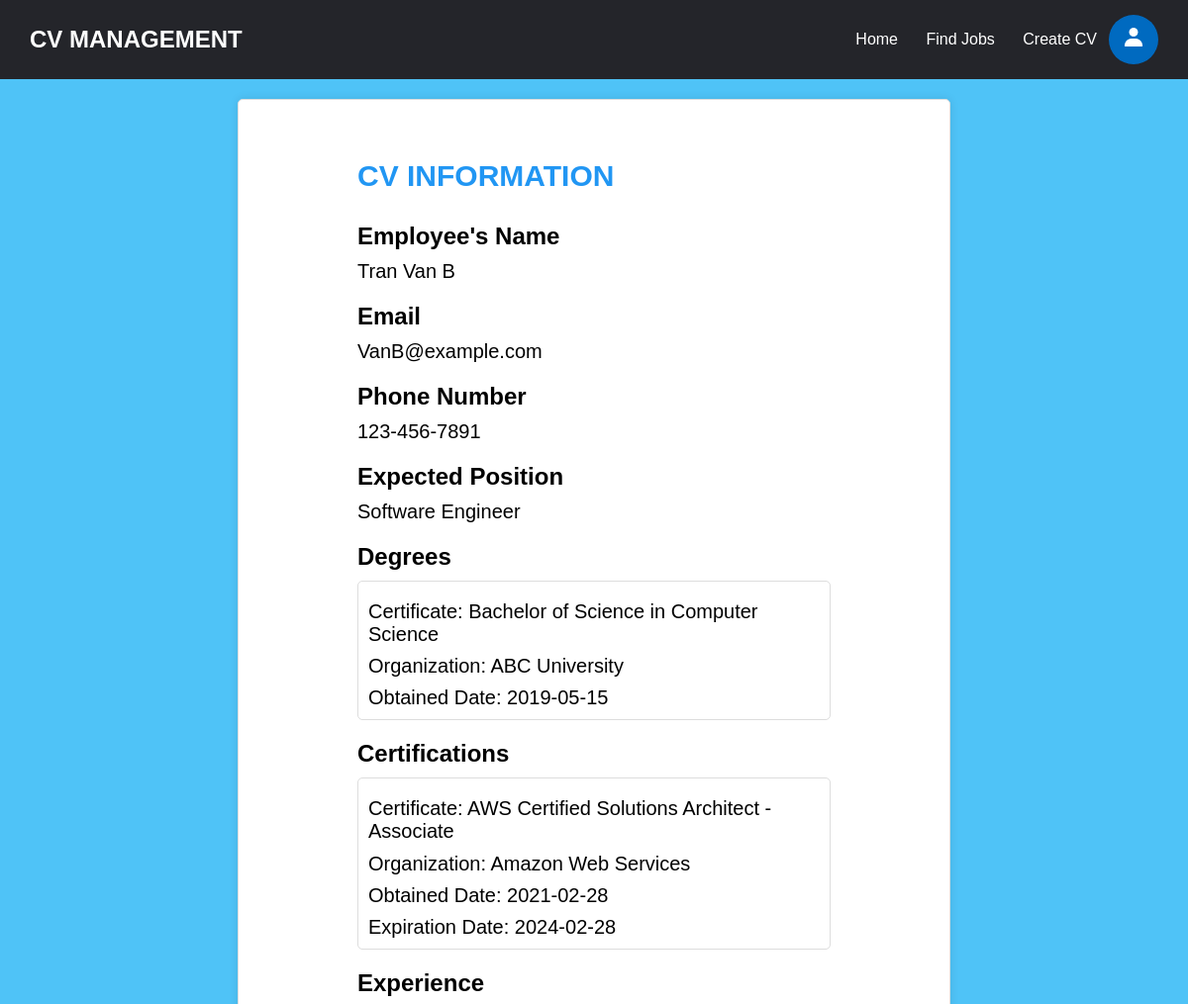
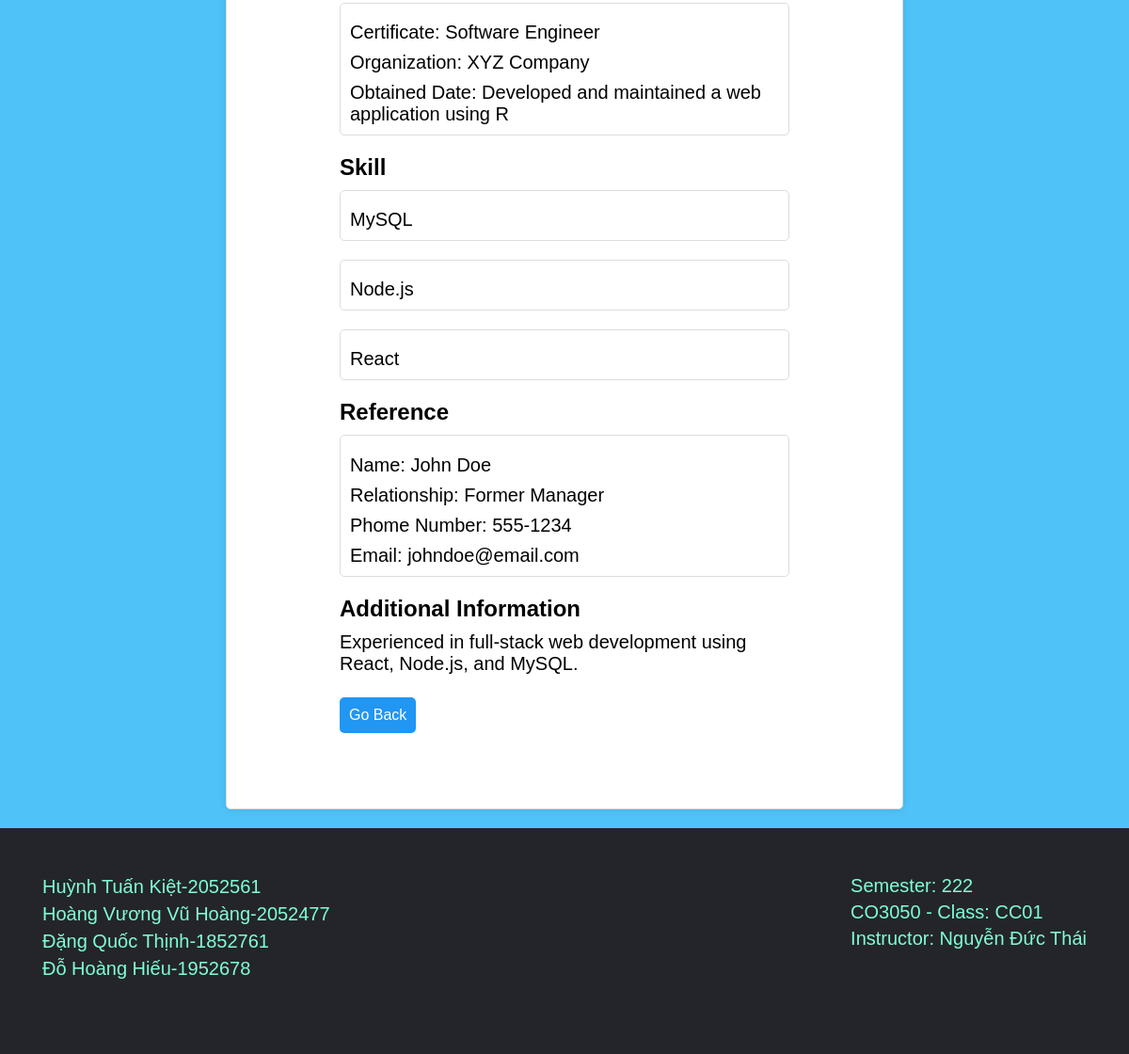
/pages/cv.php?id=1, run on the app's committed database (2 pictures, top to bottom).
### tables this page shows
CREATE TABLE IF NOT EXISTS EMPLOYEE (
  id VARCHAR(6),
  name VARCHAR(50) NOT NULL,
  email VARCHAR(100) NOT NULL,
  password VARCHAR(255) NOT NULL,
  phonenumber VARCHAR(20) NOT NULL,
  PRIMARY KEY (id, email)
);

CREATE TABLE IF NOT EXISTS CV (
  id INT AUTO_INCREMENT PRIMARY KEY NOT NULL,
  employee_id VARCHAR(6),
  position VARCHAR(100),
  additional_information TEXT,
  FOREIGN KEY (employee_id) REFERENCES EMPLOYEE(id) ON DELETE CASCADE
);

CREATE TABLE IF NOT EXISTS CV_DEGREES (
  cv_id INT,
  degree_name VARCHAR(50),
  school_name VARCHAR(50),
  date_obtained DATE,
  PRIMARY KEY (cv_id, degree_name),
  FOREIGN KEY (cv_id) REFERENCES CV(id) ON DELETE CASCADE
);

CREATE TABLE IF NOT EXISTS CV_CERTIFICATES (
  id INT AUTO_INCREMENT PRIMARY KEY NOT NULL,
  cv_id INT,
  certificate_name VARCHAR(50),
  issuing_organization VARCHAR(50),
  date_obtained DATE,
  expiration_date DATE,
  FOREIGN KEY (cv_id) REFERENCES CV(id) ON DELETE CASCADE
);

CREATE TABLE IF NOT EXISTS CV_EXPERIENCES (
  cv_id INT,
  experience_id INT AUTO_INCREMENT PRIMARY KEY NOT NULL,
  job_title VARCHAR(50),
  company_name VARCHAR(50),
  description VARCHAR(50),
  FOREIGN KEY (cv_id) REFERENCES CV(id) ON DELETE CASCADE
);

CREATE TABLE IF NOT EXISTS CV_SKILLS(
  cv_id INT,
  skills_name VARCHAR(50),
  PRIMARY KEY (cv_id, skills_name),
  FOREIGN KEY (cv_id) REFERENCES CV(id) ON DELETE CASCADE
);

CREATE TABLE IF NOT EXISTS CV_REFERENCES (
  id INT PRIMARY KEY NOT NULL AUTO_INCREMENT,
  cv_id INT,
  name VARCHAR(20),
  relationship VARCHAR(20),
  phone_number VARCHAR(20),
  email VARCHAR(20),
  FOREIGN KEY (cv_id) REFERENCES CV(id) ON DELETE CASCADE
);

### pages/cv.php (the view, shortened to what this page needs)
<!DOCTYPE html>
<html lang="en">
<head>
  <link rel="stylesheet" href="./pages/styles.css">
</head>
<?php
    if ($_SESSION['login'] == 1){
?>
<header>
    <div class = "logo" >CV MANAGEMENT</div>
    <ul class = "nav" id="list">
        <li>
            <a href="./index.php?page=home" title = "CVMangement home page">Home</a>
        </li>
        <li>
            <a href="./index.php?page=candidate_search" title = "CVMangement candidate search">Candidate Search</a>
        </li>
        <li>
            <a href="./index.php?page=create_job" title = "CVMangement create job">Post A Job</a>
        </li>
    </ul>
    <button onclick="myFunction()"><img/></button>
    <ul class = "nav" id="profile">
        <li>
            <a href="./index.php?page=profile">Profile</a>
        </li>
        <li>
            <a href="./index.php?page=logout">Log out</a>
        </li>
    </ul>
</header>
<?php
    }
    else if ($_SESSION['login'] == 0){
?>
<header>
    <div class = "logo">CV MANAGEMENT</div>
    <ul class = "nav" id="list">
        <li>
            <a href="./index.php?page=home" title = "CVMangement home page">Home</a>
        </li>
        <li>
            <a href = "./index.php?page=find_jobs" title = "CVMangement find jobs page">Find Jobs</a>
        </li>
        <li>
            <a href="./index.php?page=create_cv" title = "CVMangement CV page">Create CV</a>
        </li>
    </ul>
    <button onclick="myFunction()"><img/></button>
</header>
<?php
    }
?>
<body>
  <form style="padding: 5% 10%;">
    <h1 id="profile-type" >CV Information</h1>
    <h2>Employee's Name</h2>
    <?php
        $servername = "localhost";
        $db_username = "root";
        $db_password = "";
        $dbname = "CVManagement";
        $conn =  mysqli_connect($servername,$db_username,$db_password,$dbname);
        $sql = "SELECT * FROM CV WHERE ID = {$_GET['id']}";
        $result = mysqli_query($conn, $sql);
        $cv = mysqli_fetch_assoc($result);
        $sql = "SELECT * FROM employee WHERE ID = '{$cv['employee_id']}'";
        $result = mysqli_query($conn, $sql);
        $employee = mysqli_fetch_assoc($result);
        echo "<p>${employee['name']}</p>";
        echo "<h2>Email</h2>";
        echo "<p>${employee['email']}</p>";
        echo "<h2>Phone Number</h2>";
        echo "<p>${employee['phonenumber']}</p>";
        echo "<h2>Expected Position</h2>";
        echo "<p>${cv['position']}</p>";
        echo "<h2>Degrees</h2>";
        $sql = "SELECT * FROM cv_degrees WHERE cv_id = '{$cv['id']}'";
        $result = mysqli_query($conn, $sql);
        while($row = mysqli_fetch_assoc($result)){
            echo "<div class=\"degree\">
                <p>Certificate: ${row['degree_name']}</p>
                <p>Organization: ${row['school_name']}</p>
                <p>Obtained Date: ${row['date_obtained']}</p>
            </div>";
        }
        $sql = "SELECT * FROM cv_certificates WHERE cv_id = '{$cv['id']}'";
        $result = mysqli_query($conn, $sql);
        echo "<h2>Certifications</h2>";
        while($row = mysqli_fetch_assoc($result)){
            echo "<div class=\"degree\">
                <p>Certificate: ${row['certificate_name']}</p>
                <p>Organization: ${row['issuing_organization']}</p>
                <p>Obtained Date: ${row['date_obtained']}</p>
                <p>Expiration Date: ${row['expiration_date']}</p>
            </div>";
        }
        $sql = "SELECT * FROM cv_experiences WHERE cv_id = '{$cv['id']}'";
        $result = mysqli_query($conn, $sql);
        echo "<h2>Experience</h2>";
        while($row = mysqli_fetch_assoc($result)){
            echo "<div class=\"degree\">
                <p>Certificate: ${row['job_title']}</p>
                <p>Organization: ${row['company_name']}</p>
                <p>Obtained Date: ${row['description']}</p>
            </div>";
        }
        $sql = "SELECT * FROM cv_skills WHERE cv_id = '{$cv['id']}'";
        $result = mysqli_query($conn, $sql);
        echo "<h2>Skill</h2>";
        while($row = mysqli_fetch_assoc($result)){
            echo "<div class=\"degree\">
                <p>${row['skills_name']}</p>
            </div>";
        }
        $sql = "SELECT * FROM cv_references WHERE cv_id = '{$cv['id']}'";
        $result = mysqli_query($conn, $sql);
        echo "<h2>Reference</h2>";
        while($row = mysqli_fetch_assoc($result)){
            echo "<div class=\"degree\">
                <p>Name: ${row['name']}</p>
                <p>Relationship: ${row['relationship']}</p>
                <p>Phome Number: ${row['phone_number']}</p>
                <p>Email: ${row['email']}</p>
            </div>";
        }
        echo "<h2>Additional Information</h2>";
        echo "<p>${cv['additional_information']}</p>";
    ?>
    <div style="margin-top:5%;">
        <button type="button" onclick="back()" >Go Back</button>
    </div>
</form>
</body>
<footer>
    <div class ="mssv">
        <div class ="name" style="margin-right: auto;">
            <p> Huỳnh Tuấn Kiệt-2052561</p>
            <p> Hoàng Vương Vũ Hoàng-2052477 </p>
            <p> Đặng Quốc Thịnh-1852761 </p>
            <p> Đỗ Hoàng Hiếu-1952678</p>
        </div>
        <div class ="lop">
            <p> Semester: 222 </p>
            <p> CO3050 - Class: CC01 </p>
            <p> Instructor: Nguyễn Đức Thái </p>
        </div>
    </div>
</footer>
</html>

### pages/styles.css (style rules this page uses)
* { margin: 0; padding: 0; box-sizing: border-box; }
body { overflow-x: hidden; min-height: 50vh; }
header { position: relative; left: 0px; top: 0px; width: 100vw; height: 10vh; background-color: #24252A; display: flex; align-items: center; padding: 0 2.5vw; box-sizing: border-box; justify-content: flex-end; }
footer { position: relative; width: 100vw; height: 30vh; background-color: #24252A; align-items: center; padding: 20px; justify-content: center; color: aquamarine; font-size: 24px; }
footer .mssv { padding: 25px; display: flex; font-size: 100%; justify-content:right; flex-direction: row; }
header .logo { color: white; font-size: 24px; font-weight: bold; text-align: center; font-family: 'Montserrat', sans-serif; margin-right: auto; }
li, a, button { font-family: 'Montserrat', sans-serif; color: white; text-decoration: none; font-weight: 400; font-size: 16px; border: none; outline: none; }
.nav { list-style: none; white-space: nowrap; overflow-x: auto; }
.nav li { display: inline-block; padding: 0 1vw; }
.nav li a { transition: all 0.3s ease 0s; }
header button { cursor: pointer; width: 50px; height: 50px; background-color: #006ac0; border-radius: 50%; transition: all 0.3s ease 0s; }
#profile-type { font-size: 50px; text-transform: uppercase; margin-bottom: 10px; font-weight: bold; color: #2196F3; }

### pages/cv.php (style rules this page uses)
body { background-color: #4FC3F7; font-family: Arial, sans-serif; }
form { width: 60%; margin: 20px auto; padding: 20px; background-color: #fff; border: 1px solid #ddd; border-radius: 5px; box-shadow: 0px 0px 10px rgba(0, 0, 0, 0.1); }
h2 { margin-top: 20px; margin-bottom: 10px; }
button[type="button"] { display: block; padding: 10px; margin-bottom: 20px; background-color: #2196F3; color: #fff; border: none; border-radius: 5px; cursor: pointer; font-size: 16px; }
.degree, .certificate, .experience, .work, .reference { margin-bottom: 20px; border: 1px solid #ddd; padding: 10px; border-radius: 5px; }
p { margin-top: 2%; font-size: 20px; }
#profile-type { margin-bottom: 30px; font-size: 2.5vw; }

### data on the page
employee: name "Tran Van B", email "VanB@example.com", phonenumber "123-456-7891"
cv: position "Software Engineer", additional_information "Experienced in full-stack web development using React, Node.js, and MySQL."
cv_degrees: degree_name "Bachelor of Science in Computer Science", school_name "ABC University", date_obtained "2019-05-15"
cv_certificates: certificate_name "AWS Certified Solutions Architect - Associate", issuing_organization "Amazon Web Services", date_obtained "2021-02-28", expiration_date "2024-02-28"
cv_experiences: job_title "Software Engineer", company_name "XYZ Company", description "Developed and maintained a web application using R"
cv_skills: skills_name "MySQL"
cv_skills: skills_name "Node.js"
cv_skills: skills_name "React"
cv_references: name "John Doe", relationship "Former Manager", phone_number "555-1234", email "johndoe@email.com"
